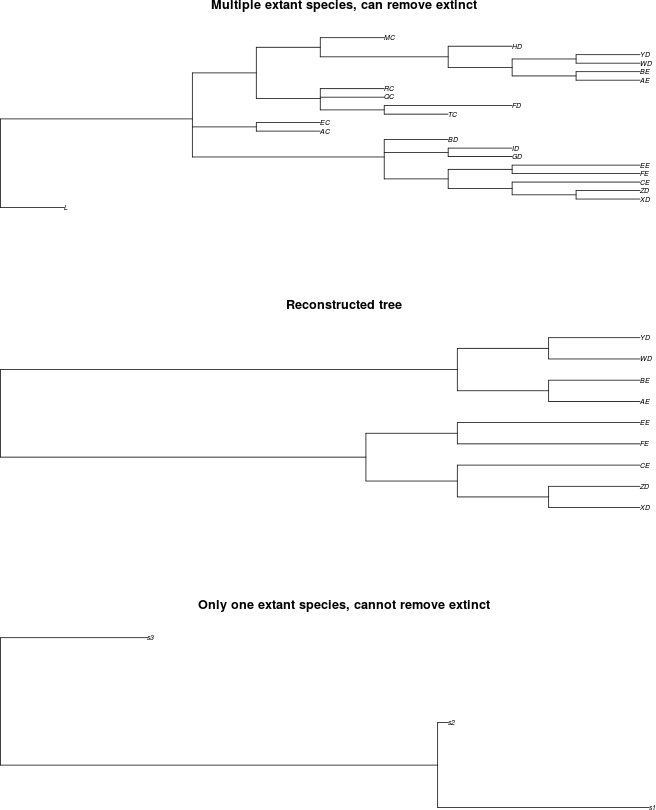

This chart was generated by the following R code:
#rm(list = ls())
library(ape)
library(geiger)
library(testit)

# Can only create a reconstructed tree if at least 2 species are extant
CanDropExtinct <- function(phylogeny) {
  return (length(phylogeny$tip.label) - length(is.extinct(phylogeny)) >= 2) 
}

DemonstrateCanDropExtinct <- function() {
  n_cols <- 1
  n_rows <- 3
  par(mfrow=c(n_rows,n_cols))

  newick <- "(L:1,(((((XD:1,ZD:1):1,CE:2):1,(FE:2,EE:2):1):1,(GD:1,ID:1):1,BD:1):3,(AC:1,EC:1):1,(((TC:1,FD:2):1,QC:1,RC:1):1,((((AE:1,BE:1):1,(WD:1,YD:1):1):1,HD:1):2,MC:1):1):1):3);"
  phylogeny_complete <- read.tree(text = newick)
  plot(phylogeny_complete,main="Multiple extant species, can remove extinct")
  assert(CanDropExtinct(phylogeny_complete))
  phylogeny_reconstructed <- drop.extinct(phylogeny_complete)
  plot(phylogeny_reconstructed,main="Reconstructed tree")

  newick <- "((s1:4.406520938,s2:0.2169422332):9.117964779,s3:3.063930512);"
  phylogeny_complete <- read.tree(text = newick)
  plot(phylogeny_complete,main="Only one extant species, cannot remove extinct")
  assert(!CanDropExtinct(phylogeny_complete))

  par(mfrow=c(1,1))

}

#DemonstrateCanDropExtinct()
